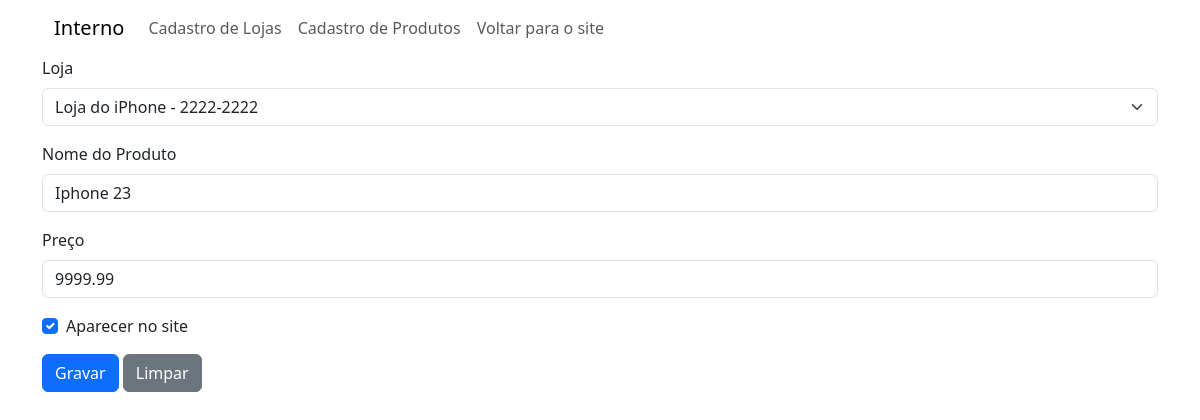
The page /cadastro/alterar_produto/1 on the database as committed earlier.
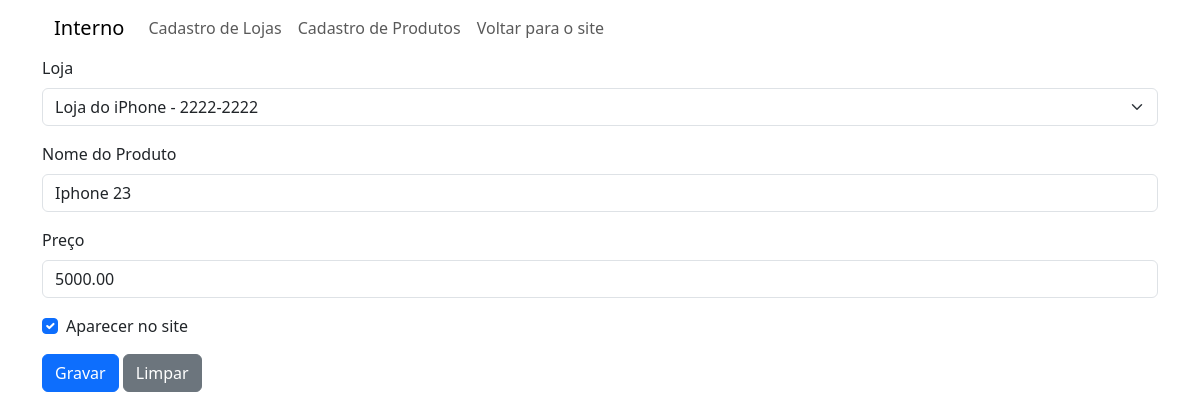
The same page on the database as committed later.
### cadastro/models.py (models this page shows, shortened)
class Produto(models.Model):
    loja = models.ForeignKey(Loja,
                    on_delete=models.DO_NOTHING)
    nome = models.CharField(max_length=100)
    preco = models.DecimalField(max_digits=9,
                                decimal_places=2)
    destaque = models.BooleanField()
    '''
    dçdçdç
    ssçsçsç
    '''

### cadastro/views.py (the view)
# urls.py: path('alterar_produto/<int:codigo>',
def alterar_produto(request, codigo):
    produto = Produto.objects.get(id=codigo)
    if request.method == 'POST':
        form = ProdutoForm(request.POST, instance=produto)
        if form.is_valid():
            form.save()
            return redirect('listar_produtos')
    form = ProdutoForm(instance=produto)
    return render(request, "incluir_produto.html",
                  {'formulario': form})

### cadastro/forms.py
class ProdutoForm(forms.ModelForm):
    nome = forms.CharField(label="Nome do Produto ")
    preco = forms.DecimalField(label="Preço ")
    destaque = forms.BooleanField(label="Aparecer no site")
    class Meta:
        model = Produto
        fields = '__all__'

### cadastro/models.py (called while the page is built)
    def __str__(self):
        return f"{self.nome} - {self.telefone}"

### cadastro/templates/incluir_produto.html (shortened to what this page needs)
{% extends 'interna.html' %}
{% block content %}
    <form method="post">
        {% load django_bootstrap5 %}
        {% bootstrap_form formulario %}
        <input type="submit" value="Gravar"
            class="btn btn-primary" />
        <input type="reset" value="Limpar"
            class="btn btn-secondary" />
    </form>
{% endblock %}

Rows that differ between the two databases and show on the page:
changed Produto "Loja do iPhone - 2222-2222": preco "9999.99" → "5000.00"
